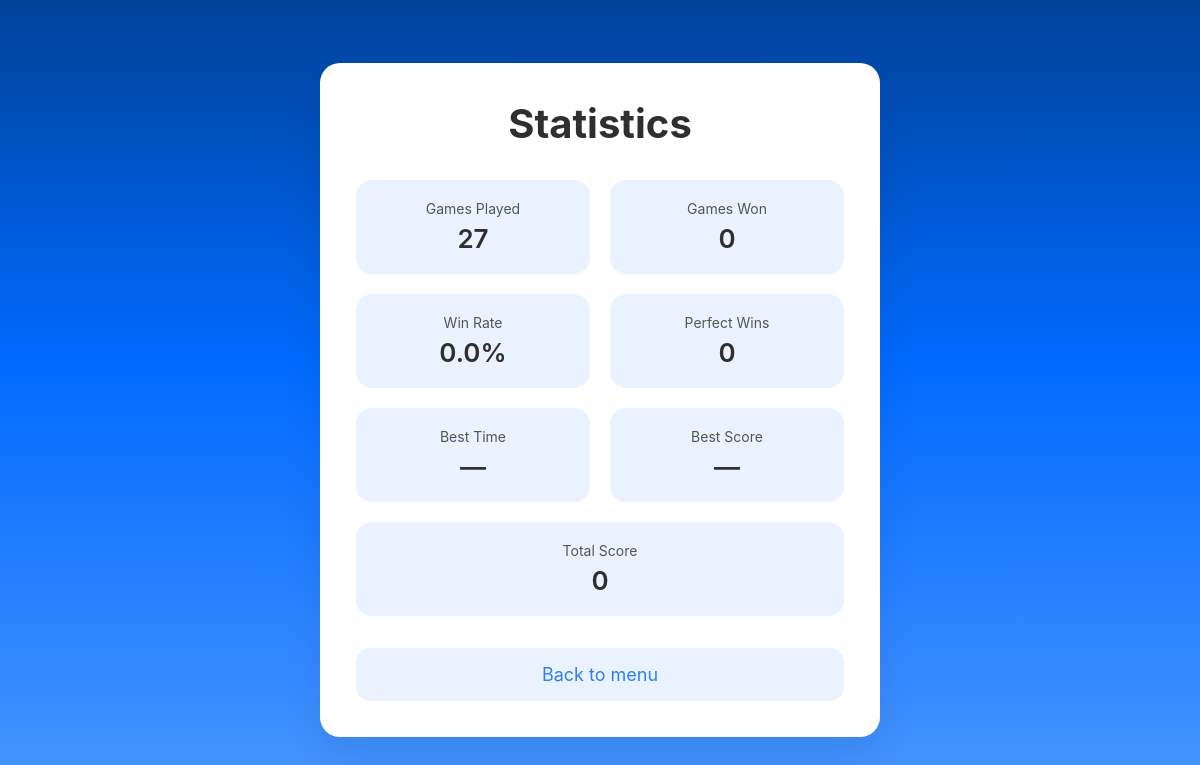
The page /stats (signed in) on the database as committed earlier.
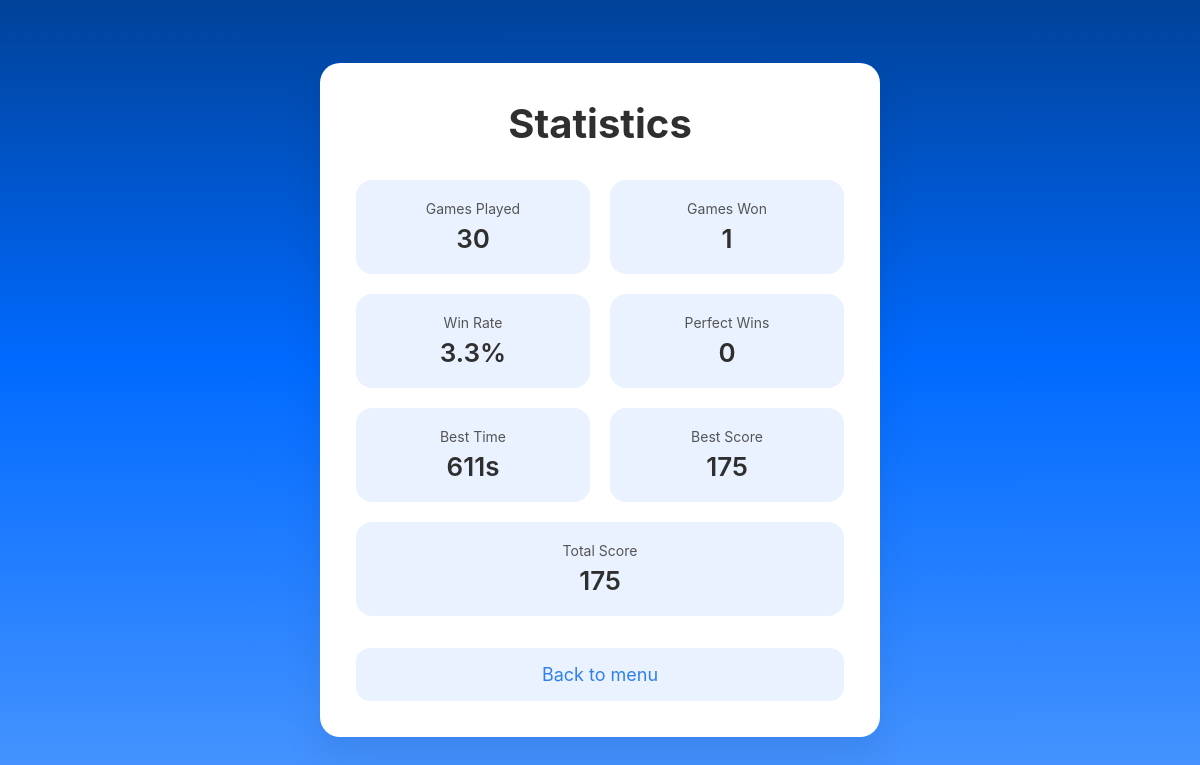
The same page on the database as committed later.
### tables this page shows
CREATE TABLE stats (
            user_id INTEGER PRIMARY KEY,
            games_started INTEGER DEFAULT 0,
            games_won INTEGER DEFAULT 0,
            perfect_wins INTEGER DEFAULT 0,
            best_time INTEGER,
            best_score INTEGER,
            total_score INTEGER DEFAULT 0,
            FOREIGN KEY (user_id) REFERENCES users (id)
        );

### app.py (the view)
@app.route("/stats")
def stats():
    if "user_id" not in session:
        return redirect(url_for("login"))
    db = get_db()
    user_stats = db.execute(
        "SELECT * FROM stats WHERE user_id = ?",
        (session["user_id"],)
    ).fetchone()
    db.close()
    win_rate = 0
    if user_stats["games_started"] > 0:
        win_rate = round(
            (user_stats["games_won"] / user_stats["games_started"]) * 100,
            1
        )
    return render_template(
        "stats.html",
        stats=user_stats,
        win_rate=win_rate
    )

### app.py (called while the page is built)
def get_db():
    conn = sqlite3.connect(
        DATABASE,
        check_same_thread=False
    )
    conn.row_factory = sqlite3.Row
    return conn

### templates/stats.html (shortened to what this page needs)
<!DOCTYPE html>
<html lang="en">
<head>
    <link rel="stylesheet" href="/static/css/styles.css">
</head>
<body>
<div class="page-center">
    <div class="stats-container">
        <h1 class="stats-title">Statistics</h1>
        <div class="stats-grid">
            <div class="stat-card">
                <span class="stat-label">Games Played</span>
                <span class="stat-value">{{ stats.games_started }}</span>
            </div>
            <div class="stat-card">
                <span class="stat-label">Games Won</span>
                <span class="stat-value">{{ stats.games_won }}</span>
            </div>
            <div class="stat-card">
                <span class="stat-label">Win Rate</span>
                <span class="stat-value">{{ win_rate }}%</span>
            </div>
            <div class="stat-card">
                <span class="stat-label">Perfect Wins</span>
                <span class="stat-value">{{ stats.perfect_wins }}</span>
            </div>
            <div class="stat-card">
                <span class="stat-label">Best Time</span>
                <span class="stat-value">
                    {% if stats.best_time %}
                        {{ stats.best_time }}s
                    {% else %}
                        —
                    {% endif %}
                </span>
            </div>
            <div class="stat-card">
                <span class="stat-label">Best Score</span>
                <span class="stat-value">
                    {% if stats.best_score %}
                        {{ stats.best_score }}
                    {% else %}
                        —
                    {% endif %}
                </span>
            </div>
            <div class="stat-card full">
                <span class="stat-label">Total Score</span>
                <span class="stat-value">{{ stats.total_score }}</span>
            </div>
        </div>
        <a href="/menu" class="back-btn">Back to menu</a>
    </div>
</div>
</body>
</html>

### static/css/styles.css (style rules this page uses)
:root { --blue-primary: #2f80ed; --blue-hover: #1c6ed5; --blue-light: #eaf2ff; --yellow-accent: #ffd166; --gray-border: #d0d7e2; --gray-text: #2f2f2f; --white: #ffffff; }
* { box-sizing: border-box; margin: 0; padding: 0; }
html, body { width: 100%; height: 100%; overflow: hidden; }
body { font-family: -apple-system, BlinkMacSystemFont, "Segoe UI", Roboto, sans-serif; background: linear-gradient( 180deg, #004299 0%, #006aff 45%, #4a96ff 100% ); color: var(--gray-text); user-select: none; }
.page-center { width: 100%; height: 100%; display: flex; justify-content: center; align-items: center; }
.back-btn { display: block; width: 100%; margin-top: 28px; padding: 16px; border-radius: 14px; background-color: var(--blue-light); color: var(--blue-primary); text-decoration: none; font-size: 18px; }
.number-btn, .menu-btn, .back-btn, .auth-btn, .stat-card { transition: transform 0.15s ease, background-color 0.15s ease; }
.stats-container { width: 100%; max-width: 560px; padding: 36px; background-color: var(--white); border-radius: 20px; box-shadow: 0 20px 40px rgba(0, 0, 0, 0.08); text-align: center; }
.stats-title { font-size: 40px; margin-bottom: 32px; }
.stats-grid { display: grid; grid-template-columns: repeat(2, 1fr); gap: 20px; margin-bottom: 32px; }
.stat-card { background-color: var(--blue-light); border-radius: 16px; padding: 20px; display: flex; flex-direction: column; gap: 6px; }
.stat-card.full { grid-column: span 2; }
.stat-label { font-size: 14px; color: #555; }
.stat-value { font-size: 26px; font-weight: 600; }

Rows that differ between the two databases and show on the page:
changed stats: games_started "27" → "30"; games_won "0" → "1"; best_time (not shown) → "611"; best_score (not shown) → "175"; total_score "0" → "175"
Other text that changed with them:
{{ win_rate }}: "0.0" → "3.3"
text now shown: "s"
